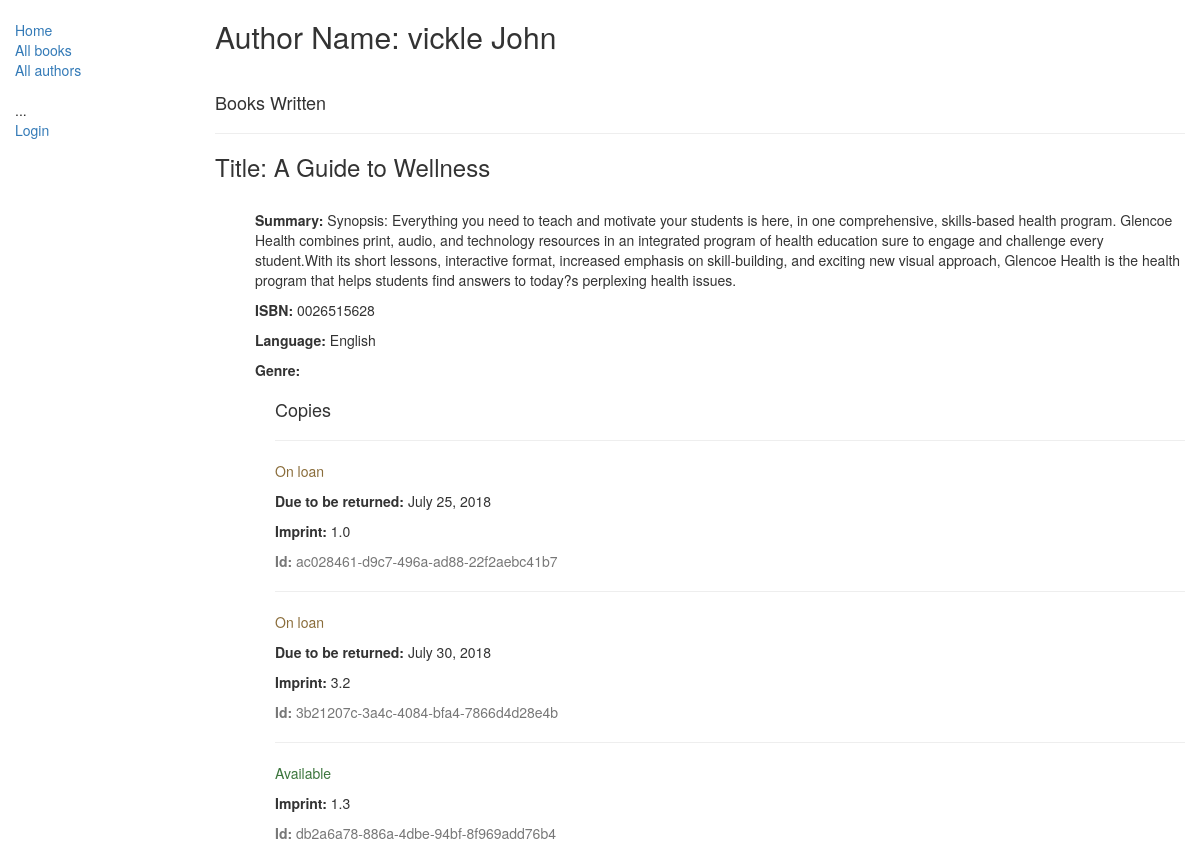
/catalog/author/1/, run on the app's committed database.
### catalog/models.py (models this page shows, shortened)
class Author(models.Model):
    first_name = models.CharField(max_length=100)
    last_name = models.CharField(max_length=100)
    date_of_birth = models.DateField(null=True, blank=True)
    date_of_death = models.DateField(null=True, blank=True)
    class Meta:
        ordering = ["last_name", "first_name"]
    def __str__(self):
        return '{0} {1}'.format(self.last_name, self.first_name)

class Book(models.Model):
    title = models.CharField(max_length=200)
    author = models.ForeignKey('Author', on_delete=models.SET_NULL, null=True)
    summary = models.TextField(max_length=1000, help_text='Enter a brief description of the book')
    isbn = models.CharField('ISBN', max_length=13,
                            help_text='13 Character <a href="https://www.isbn-international.org/content/what-isbn'
                                      '">ISBN number</a>')
    genres = models.ManyToManyField(Genre, help_text='Select a genre for this book')
    language = models.ForeignKey('Language', on_delete=models.SET_NULL, null=True)
    def display_genre(self):
        return ', '.join([genre.name for genre in self.genres.all()[:3]])
    display_genre.short_description = 'Genre'

class Language(models.Model):
    name = models.CharField(max_length=200,
                            help_text="Enter a the book's natural language (e.g. English, French, Japanese etc.)")
    def __str__(self):
        return self.name

class BookInstance(models.Model):
    id = models.UUIDField(primary_key=True, default=uuid.uuid4,
                          help_text="Unique ID for this particular book across whole library")
    book = models.ForeignKey(Book, on_delete=models.CASCADE)
    imprint = models.CharField(max_length=200)
    due_back = models.DateField(null=True, blank=True)
    LOAN_STATUS = (
        ('m', 'Maintenance'),
        ('o', 'On loan'),
        ('a', 'Available'),
        ('r', 'Reserved'),
    )
    status = models.CharField(max_length=1, choices=LOAN_STATUS, blank=True, default='m', help_text="Book Availability")
    borrower = models.ForeignKey(User, on_delete=models.SET_NULL, null=True, blank=True)
    class Meta:
        ordering = ["due_back"]
        permissions = (("can_mark_returned", "Set book as returned"),)

### catalog/views.py (the view)
# urls.py: path('author/<int:pk>/', views.AuthorDetailsView.as_view(), name="author-details"),
class AuthorDetailsView(generic.DetailView):
    model = Author

### catalog/templates/catalog/author_detail.html (shortened to what this page needs)
{% extends "catalog/base_generic.html" %}
{% block content %}
{% if object %}
<h2>Author Name: {{ object }}</h2>
<br>
<h4>Books Written </h4>
    {% for book in object.book_set.all %}
    <hr>
    <h3> Title: {{ book.title }} </h3><br>
    <ul>
          <p><strong>Summary:</strong> {{ book.summary }}</p>
          <p><strong>ISBN:</strong> {{ book.isbn }}</p>
          <p><strong>Language:</strong> {{ book.language }}</p>
          <p><strong>Genre:</strong> {% for genre in book.genre.all %} {{ genre }}{% if not forloop.last %}, {% endif %}{% endfor %}</p>
          <div style="margin-left:20px;margin-top:20px">
            <h4>Copies</h4>
            {% for copy in book.bookinstance_set.all %}
              <hr>
              <p class="{% if copy.status == 'a' %}text-success{% elif copy.status == 'm' %}text-danger{% else %}text-warning{% endif %}">{{ copy.get_status_display }}</p>
              {% if copy.status != 'a' %}<p><strong>Due to be returned:</strong> {{copy.due_back}}</p>{% endif %}
              <p><strong>Imprint:</strong> {{copy.imprint}}</p>
              <p class="text-muted"><strong>Id:</strong> {{copy.id}}</p>
            {% endfor %}
          </div>
        {% endfor %}
    </ul>
{% else %}
    <p>No author is registered</p>
{% endif %}
{% endblock %}

### data on the page
Author: last_name+first_name "vickle John"
Book: title "A Guide to Wellness", summary "Synopsis: Everything you need to teach and motivate your students is here, in one comprehensive, skills-based health program. Glencoe Health combines print, audio, and technology resources in an integrated program of health education sure to engage and challenge every student.With its short lessons, interactive format, increased emphasis on skill-building, and exciting new visual approach, Glencoe Health is the health program that helps students find answers to today?s perplexing health issues.", isbn "0026515628", language "English"
BookInstance: status "On loan", due_back "July 25, 2018", imprint "1.0", id "ac028461-d9c7-496a-ad88-22f2aebc41b7"
BookInstance: status "On loan", due_back "July 30, 2018", imprint "3.2", id "3b21207c-3a4c-4084-bfa4-7866d4d28e4b"
BookInstance: status "Available", imprint "1.3", id "db2a6a78-886a-4dbe-94bf-8f969add76b4"
